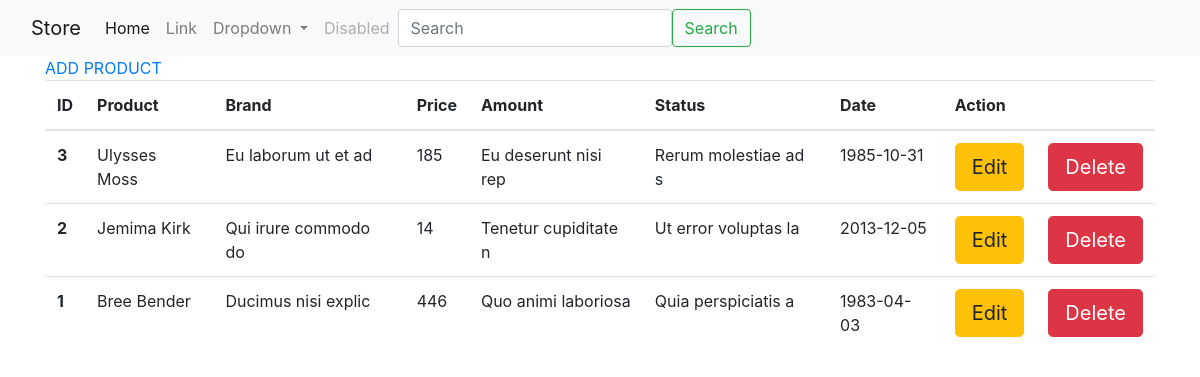
The page / on the database its author committed.
### tables this page shows
CREATE TABLE `products` (
  `id` int NOT NULL,
  `product_name` varchar(100) NOT NULL,
  `brand` varchar(50) NOT NULL,
  `price` varchar(50) NOT NULL,
  `amount` varchar(50) NOT NULL,
  `status` text NOT NULL,
  `date` date NOT NULL
);

### app/Controller/ProductController.php (called while the page is built, shortened)
<?php
class ProductController
{
    protected $productModel;
    public function __construct()
    {
        $this->productModel = new ProductModel();
    }
    public function showAllProducts()
    {
        $products = $this->productModel->getAll();
        include_once 'app/View/backend/product/list.php';
    }
}
?>

### app/Model/ProductModel.php (called while the page is built, shortened)
<?php
class ProductModel
{
    private $dbConnect;
    public function __construct()
    {
        $this->dbConnect = new DBConnect();
    }
    public function getAll()
    {
        try {
            $sql = "SELECT * FROM `products` ORDER BY `id` DESC";
            $stmt = $this->dbConnect->connect()->query($sql);
            $stmt->execute();
            return $this->convertAllToObj($stmt->fetchAll());
        } catch (\PDOException $exception) {
            die($exception->getMessage());
        }
    }
    public function convertToObject($data): Product
    {
        $product = new Product($data['product_name'], $data['brand'], $data['price'], $data['amount'],$data['status'],$data['date']);
        $product->setId($data['id']);
        return $product;
    }
    public function convertAllToObj($data): array
    {
        $products = [];
        foreach ($data as $item) {
            $products[] = $this->convertToObject($item);
        }
        return $products;
    }
}

### app/Model/DBConnect.php (called while the page is built, shortened)
<?php
class DBConnect
{
    private $dsn;
    private $username;
    private $password;
    public function __construct()
    {
        $this->dsn = "mysql:host=localhost;dbname=Stores;charset=utf8";
        $this->username = "root";
        $this->password = "Dungnghia9897@";
    }
    public function connect()
    {
        try {
            return new PDO($this->dsn, $this->username,$this->password);
        }catch (PDOException $exception){
            die($exception->getMessage());
        }
    }
}

### app/Model/Product.php (called while the page is built, shortened)
<?php
class Product
{
    private $id;
    private $product;
    private $brand;
    private $price;
    private $amount;
    private $status;
    private $date;
    public function __construct($product, $brand, $price, $amount, $status, $date)
    {
        $this->product = $product;
        $this->brand = $brand;
        $this->price = $price;
        $this->amount = $amount;
        $this->status = $status;
        $this->date = $date;
    }
    public function getId()
    {
        return $this->id;
    }
    public function setId($id): void
    {
        $this->id = $id;
    }
    public function getProduct()
    {
        return $this->product;
    }
    public function getBrand()
    {
        return $this->brand;
    }
    public function getPrice()
    {
        return $this->price;
    }
    public function getAmount()
    {
        return $this->amount;
    }
    public function getStatus()
    {
        return $this->status;
    }
    public function getDate()
    {
        return $this->date;
    }
}

### app/View/backend/product/list.php (the view, shortened to what this page needs)
<div class="container">
    <a href="index.php?page=create-product">ADD PRODUCT</a>
    <table class="table">
        <thead>
        <tr>
            <th scope="col">ID</th>
            <th scope="col">Product</th>
            <th scope="col">Brand</th>
            <th scope="col">Price</th>
            <th scope="col">Amount</th>
            <th scope="col">Status</th>
            <th scope="col">Date</th>
            <th scope="col" colspan="2">Action</th>
        </tr>
        </thead>
        <tbody>
        <?php if (isset($products)) {
            foreach ($products as $product) :?>
                <tr>
                    <th scope="row"><?php echo $product->getId() ?></th>
                    <td><?php echo $product->getProduct() ?></td>
                    <td><?php echo $product->getBrand() ?></td>
                    <td><?php echo $product->getPrice() ?></td>
                    <td><?php echo $product->getAmount() ?></td>
                    <td><?php echo $product->getStatus() ?></td>
                    <td><?php echo $product->getDate() ?></td>
                    <td><a href="index.php?page=update-product&id=<?php echo $product->getId()?>" class="btn btn-warning btn-lg">Edit</a></td>
                    <td><a href="index.php?page=delete-product&id=<?php echo $product->getId()?>" class="btn btn-danger btn-lg">Delete</a></td>
                </tr>
            <?php endforeach;
        } ?>
        </tbody>
    </table>
</div>

### app/View/backend/layouts/header.php (shortened to what this page needs)
<!doctype html>
<html lang="en">
<head>
    <link rel="stylesheet" href="https://stackpath.bootstrapcdn.com/bootstrap/4.3.1/css/bootstrap.min.css"
>
</head>
<body>
<nav class="navbar navbar-expand-lg navbar-light bg-light">
    <div class="container-fluid">
        <a class="navbar-brand" href="#">Store</a>
        <div class="collapse navbar-collapse" id="navbarSupportedContent">
            <ul class="navbar-nav me-auto mb-2 mb-lg-0">
                <li class="nav-item">
                    <a class="nav-link active" aria-current="page" href="../index.php">Home</a>
                </li>
                <li class="nav-item">
                    <a class="nav-link" href="#">Link</a>
                </li>
                <li class="nav-item dropdown">
                    <a class="nav-link dropdown-toggle" href="#" id="navbarDropdown" role="button" data-bs-toggle="dropdown" aria-expanded="false">
                        Dropdown
                    </a>
                </li>
                <li class="nav-item">
                    <a class="nav-link disabled" href="#" tabindex="-1" aria-disabled="true">Disabled</a>
                </li>
            </ul>
            <form class="d-flex">
                <input class="form-control me-2" type="search" placeholder="Search" aria-label="Search">
                <button class="btn btn-outline-success" type="submit">Search</button>
            </form>
        </div>
    </div>
</nav>

### index.php (shortened to what this page needs)
<?php
$controller = new ProductController();
$page = isset($_REQUEST['page']) ? $_REQUEST['page'] :null;
include_once 'app/View/backend/layouts/header.php';
try {
    switch ($page){
        default:
            $controller->showAllProducts();
    }
} catch (Exception $exception) {
    echo $exception->getMessage();
}

### rows shown on the page
products: id "3", product_name "Ulysses Moss", brand "Eu laborum ut et ad", price "185", amount "Eu deserunt nisi rep", status "Rerum molestiae ad s", date "1985-10-31"
products: id "2", product_name "Jemima Kirk", brand "Qui irure commodo do", price "14", amount "Tenetur cupiditate n", status "Ut error voluptas la", date "2013-12-05"
products: id "1", product_name "Bree Bender", brand "Ducimus nisi explic", price "446", amount "Quo animi laboriosa", status "Quia perspiciatis a", date "1983-04-03"
